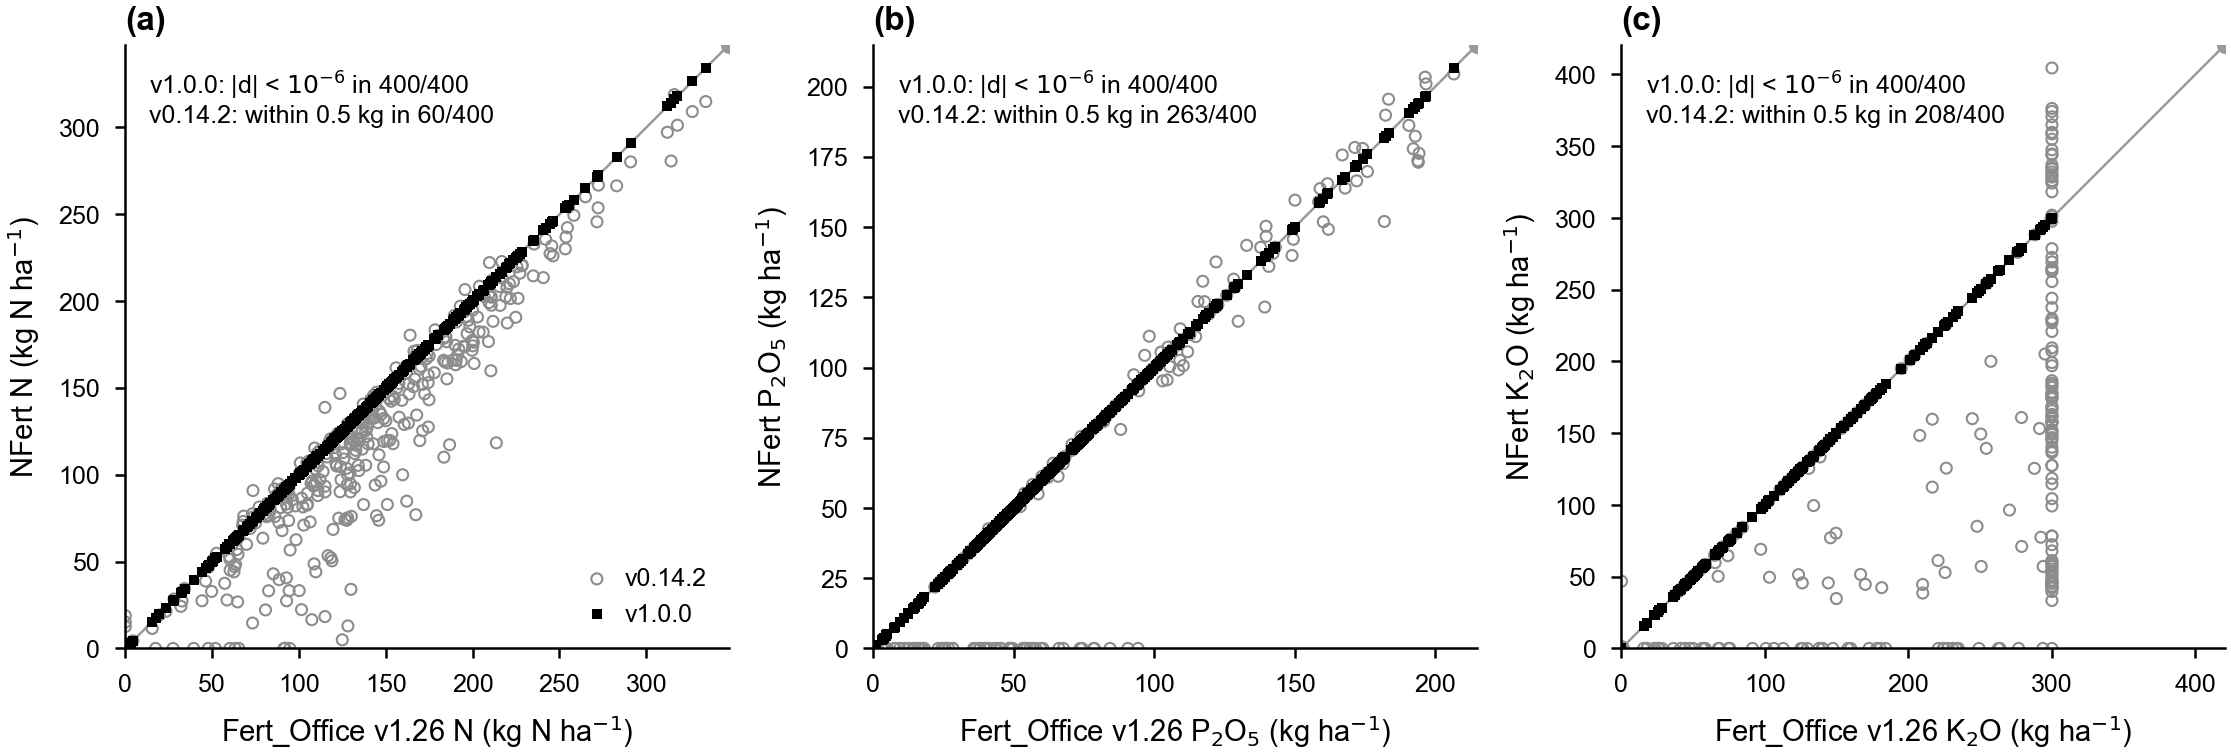

Generate this figure with Python:
"""Fig. 2 - NFert vs Fert_Office v1.26 on 400 random field scenarios.

Data: data/validation_fertoffice.csv, written from the package test fixture
tests/testthat/fixtures/fertoffice_v1.26_scenarios.csv (Fert_Office values
recorded through Excel by data-raw/fertoffice_validation.py) and the NFert
results of v1.0.0 and of the previous release v0.14.2.
Run from paper/softwarex/:  python fig2_validation.py
"""
import csv

import numpy as np

import pubfig

rows = list(csv.DictReader(open("data/validation_fertoffice.csv", encoding="utf-8")))
col = lambda k: np.array([float(r[k]) for r in rows])

p = pubfig.set_style("elsevier")
fig, axes = pubfig.new_figure(width="double", ncols=3, aspect=0.36, journal="elsevier")

panels = [("N", "N (kg N ha$^{-1}$)"), ("P", "P$_2$O$_5$ (kg ha$^{-1}$)"),
          ("K", "K$_2$O (kg ha$^{-1}$)")]
for ax, (k, lab) in zip(axes, panels):
    fo, nf, old = col(f"fo_{k}"), col(f"nf_{k}"), col(f"old_{k}")
    hi = max(fo.max(), nf.max(), old.max()) * 1.04
    ax.plot([0, hi], [0, hi], color="0.6", lw=0.6, zorder=1)
    ax.scatter(fo, old, s=7, marker="o", facecolors="none", edgecolors="0.55",
               linewidths=0.5, label="v0.14.2", zorder=2)
    ax.scatter(fo, nf, s=5, marker="s", color="black", lw=0,
               label="v1.0.0", zorder=3)
    ax.set_xlim(0, hi); ax.set_ylim(0, hi); ax.set_aspect("equal")
    ax.set_xlabel(f"Fert_Office v1.26 {lab}")
    ax.set_ylabel(f"NFert {lab}")
    d_new = np.abs(nf - fo); d_old = np.abs(old - fo)
    ax.text(0.04, 0.96,
            f"v1.0.0: |d| < $10^{{-6}}$ in {np.sum(d_new < 1e-6)}/{len(fo)}\n"
            f"v0.14.2: within 0.5 kg in {np.sum(d_old < 0.5)}/{len(fo)}",
            transform=ax.transAxes, va="top", ha="left", fontsize=p.min_fontsize_pt)
axes[0].legend(loc="lower right", frameon=False, handletextpad=0.2)
pubfig.label_panels(axes, journal="elsevier")
pubfig.save_figure(fig, "figures/fig2_validation", journal="elsevier", kind="lineart")
